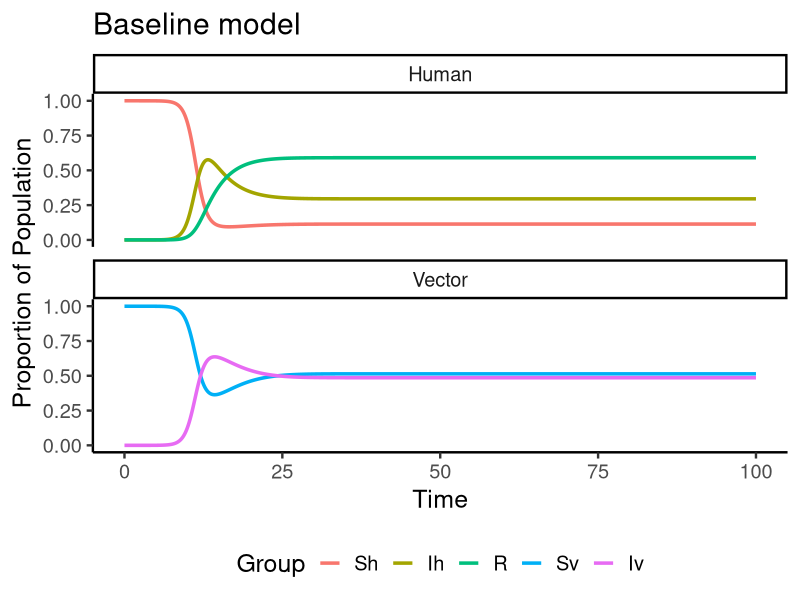
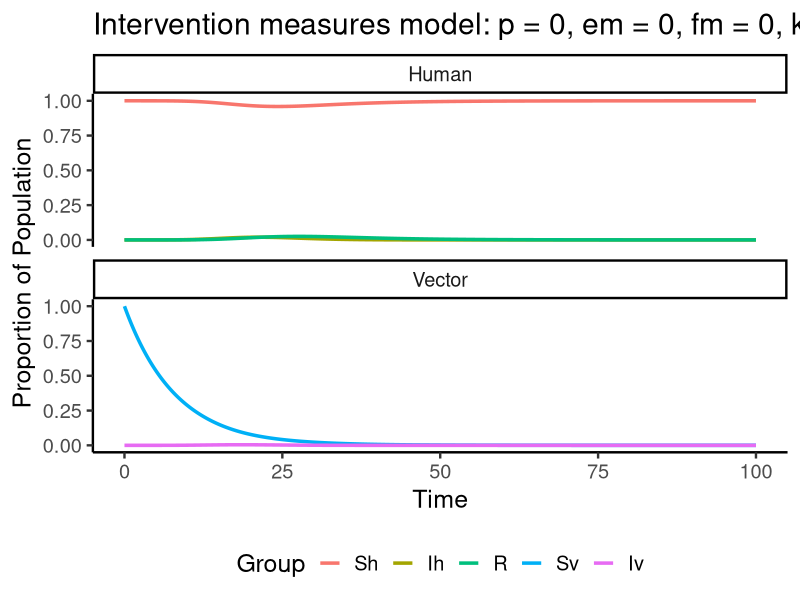

These figures' R source, in order:
#-----------------------
# Libraries
#-----------------------
library(deSolve) #ODE solver
library(reshape2) #For data reshaping
library(ggplot2) #For plotting

#-----------------------
# SIR model (host, human) + SI model (vector, mosquito)
#-----------------------
sir <- function(time, state, parameters) {
  # Unpack state variables and parameters
  with(as.list(c(state, parameters)), {
    # Total populations 
    Nh <- (Sh + Ih + R) # humans
    Nv <- (Sv + Iv) # mosquitoes
    # Host dynamics 
    dSh <- muh * Nh - (beta1*(1-fm*em)*b * Sh * Iv)/Nh - p*Sh - muh * Sh
    dIh <-  (beta1*(1-fm*em)*b * Sh * Iv)/Nh - (gamma + muh )* Ih 
    dRh <-                 gamma * Ih - muh * R + p*Sh
    # Vector dynamics
    dSv <- (1-c)*muv *Nv  - (beta2 *(1-fm*em)* b* Sv * Ih)/Nh -  (1 + k)*muv*Sv
    dIv <- (beta2 * (1-fm*em)*b* Sv*Ih)/Nh - (1 + k)*muv*Iv 
    # Return derivatives
    return(list(c(dSh, dIh, dRh, dSv,dIv)))
  })
}

#-----------------------
# Initial conditions (proportions)
#-----------------------
init <- c(Sh=1-1e-6, 
           Ih=1e-6, 
           R=0, 
           Sv=1-1e-6, 
           Iv=1e-6)

#-----------------------
# Parameters

# beta1 = transmission probability after biting between infected vector to susceptible human
# beta2 = transmission probability after biting between infected human to susceptible vector
# gamma = recovery rate
# muh = birth and death rate for host
# muv = birth and death rate for the vector

# Protection measures parameters
# p = proportion of vaccinated host per unit of time 
# em = efficiency of the mosquito net from 0 to 1 
# fm = fraction population with mosquito net from 0 to 1
# k = percentage of increase of the death rate due to the insecticide
# c = percentage of decrease of the birth rate due to the birth control, from 0 to 1
#-----------------------
parameters <- c(beta1 = 0.8, 
                beta2 = 0.8, 
                gamma = 0.2, 
                muh= 0.1,
                muv = 0.5,
                b= 2, 
                p = 0,
                em=0,
                fm=0,
                k=0,
                c=0)
# Time vector
times <- seq(0, 100, by = 0.01)

#-----------------------
# Model simulations: baseline
#-----------------------
out <- ode(y = init, times = times, func = sir, parms = parameters)
out <- as.data.frame(out)

# Reshape for plotting
dat <- reshape2::melt(out, id.vars = c("time"))
names(dat) <- c("time", "Group", "value")

# Add population type (human vs vector)
dat$Population[dat$Group %in% c("Sh", "Ih", "R")] <- "Human"
dat$Population[dat$Group %in% c("Sv", "Iv")] <- "Vector"

# Plot: Faceted by population
ggplot(data = dat, aes(x = time, y = value)) +
  geom_line(aes(color = Group, group = Group), size = 1.2) +
  facet_wrap(~Population, ncol = 1) +
  theme_classic(base_size = 18) +
  labs(title = "Baseline model",
       x = "Time",
       y = "Proportion of Population") +
  theme(legend.position = "bottom")

#-----------------------
# Model simulations: intervention measures
#-----------------------
# To visualize the time-series for each intervention model, choose the appropriate parameters values:
# Vaccination:
# parameters <- c(muh=0.1, muv=0.5, beta1 = 0.8, beta2 = 0.8, b=2, gamma=0.2, p=0.1, fm=0, em=0, k=0, c=0)
# Mosquito nets:
# parameters <- c(muh=0.1, muv=0.5, beta1 = 0.8, beta2 = 0.8, b=2, gamma=0.2, p=0, fm=0.7, em=0.95, k=0, c=0)
# Insecticide / Death rate control:
parameters <- c(muh=0.1, muv=0.5, beta1 = 0.8, beta2 = 0.8, b=2, gamma=0.2, p=0, fm=0, em=0, k=0.25, c=0)
# Vector Population birth rate control:
# parameters <- c(muh=0.1, muv=0.5, beta1 = 0.8, beta2 = 0.8, b=2, gamma=0.2, p=0, fm=0, em=0, k=0, c=0.25)

out <- ode(y = init, times = times, func = sir, parms = parameters)
out <- as.data.frame(out)

# Reshape for plotting
dat <- reshape2::melt(out, id.vars = c("time"))
names(dat) <- c("time", "Group", "value")

# Add population type (human vs vector)
dat$Population[dat$Group %in% c("Sh", "Ih", "R")] <- "Human"
dat$Population[dat$Group %in% c("Sv", "Iv")] <- "Vector"

#Creating title plot with the current parameters values for the intervention measures
plot_title <- paste0("Intervention measures model: p = ", parameters["p"], 
       ", em = ", parameters["em"],
       ", fm = ", parameters["fm"],
       ", k = ", parameters["k"], 
       ", c = ", parameters["c"]
       )

# Plot: Faceted by population
ggplot(data = dat, aes(x = time, y = value)) +
  geom_line(aes(color = Group), size = 1.2) +
  facet_wrap(~Population, ncol = 1) +
  theme_classic(base_size = 18) +
  labs(title = plot_title,
       x = "Time",
       y = "Proportion of Population") +
  theme(legend.position = "bottom")
